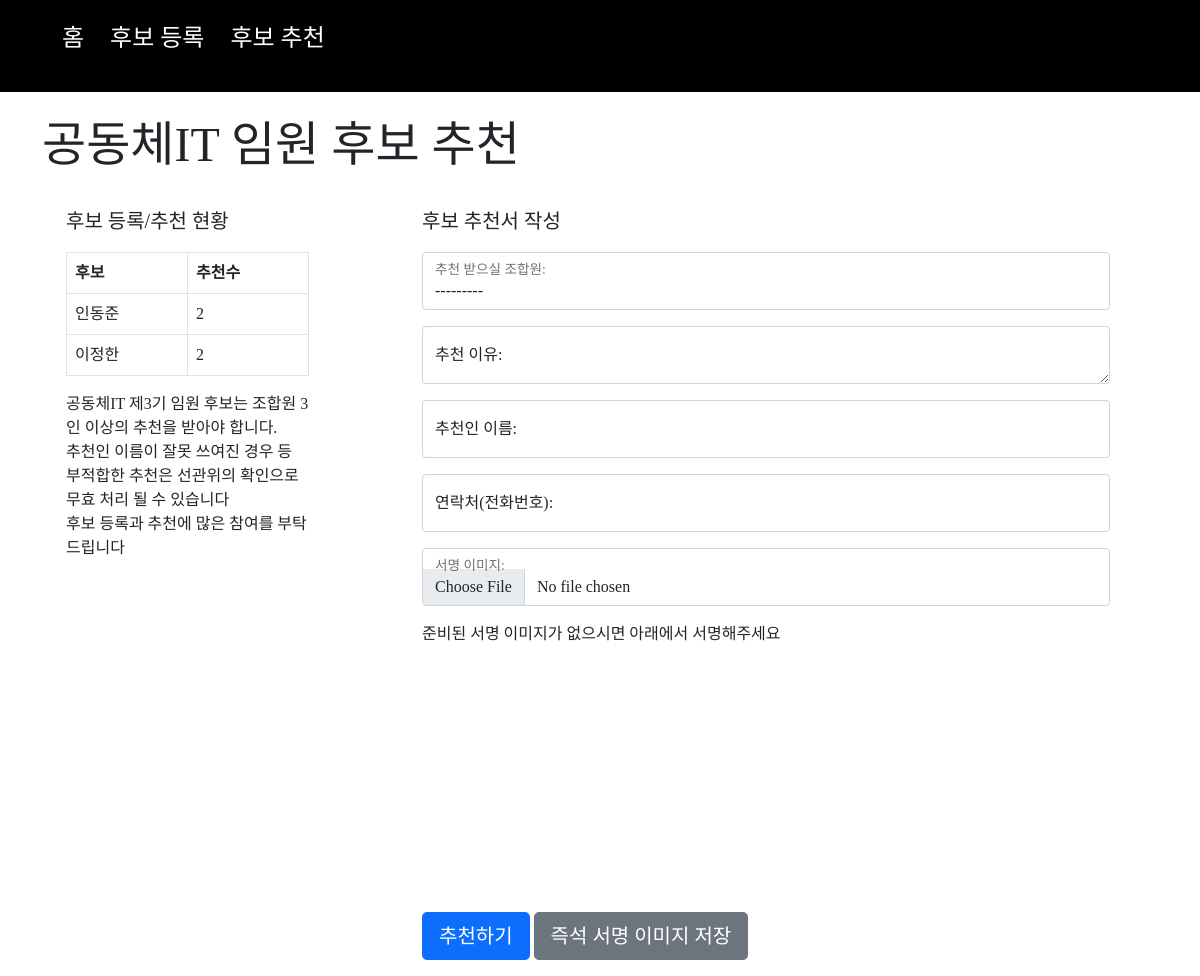
Screenshot of /candidates/recommend with the database file from the repository.
### candidates/models.py (models this page shows)
class Candidate(models.Model):
    candidate_name = models.CharField(max_length=64)
    resident_number = models.CharField(max_length=16, null=False, blank=False)
    address = models.CharField(max_length=128, null=False, blank=False)
    type = models.CharField(max_length=12, null=False, blank=False)
    pledge = models.TextField(default='', null=False, blank=False)
    contact = models.CharField(max_length=64, null=False, blank=False)
    career1 = models.CharField(max_length=64, null=False, blank=False)
    career2 = models.CharField(default='', max_length=64, null=True, blank=True)
    signature = models.FileField(blank=True, null=True, upload_to="uploads/candidates/%Y/%m")
    available = models.CharField(max_length=12, null=True, blank=True, default='접수')
    recommendation_count = models.IntegerField(default=0)
    created_at = models.DateTimeField(auto_now_add=True, null=False)
    def __str__(self):
        return self.candidate_name

### candidates/views.py (the view)
# urls.py: path('recommend', views.recommend, name='recommend'),
def recommend(request):
    message = ''
    if request.method == 'POST':
        form = RecommendationForm(request.POST, request.FILES)
        if form.is_valid():
            recommendation = form.save(commit=False)
            if recommendation.is_over():
                message = recommendation.recommender + '님의 추천가능수를 초과했습니다. 앞의 추천을 변경하시려면 선관위에 문의해주세요'
            elif recommendation.is_exists():
                message = recommendation.recommender + '님은 ' + recommendation.candidate.candidate_name + ' 후보를 이미 추천하셨습니다. 앞의 추천을 변경하시려면 선관위에 문의해주세요'
            else:
                recommendation.created_at = timezone.now()
                image_data = request.POST.get('new_signature_img', '')
                if not recommendation.signature:
                    if image_data != '':
                        filepath = getattr(settings, 'MEDIA_ROOT', None)
                        filename = filepath + '/' + 'new_sign_' + recommendation.recommender + '.png'
                        image_data = image_data[22:]
                        new_signature = open(filename, 'wb')
                        new_signature.write(base64.b64decode(image_data))
                        new_signature.close()
                        recommendation.signature = filename
                recommendation.save()
                message = recommendation.candidate.candidate_name + '님이 추천되었습니다.'
            form = RecommendationForm(initial={'recommender': recommendation.recommender, 'contact': recommendation.contact})
        else:
            message = '후보 추천에 실패했습니다. 다시 확인해주세요'
    else:
        form = RecommendationForm()
    candidates = Candidate.objects.all
    context = { 'form': form, 'message': message, 'candidates': candidates }
    return render(request, 'candidates/recommend.html', context)

### templates/candidates/recommend.html (shortened to what this page needs)
{% extends "layouts/layout.html" %}
{% block head_add %}
  <link href="/static/css/literallycanvas.css?{% now "U" %}" rel="stylesheet">
{% endblock %}
{% block content %}
<br>
<h1 class="display-5">공동체IT 임원 후보 추천</h1>
<br>
<div class="container row">
  <div class="col-sm-3">
    <p class="lead">후보 등록/추천 현황</p>
    <table class="table table-bordered">
      <tr>
        <th>후보</th><th>추천수</th>
      </tr>
      {% for candidate in candidates %}
      <tr>
        <td>{{ candidate }}</td><td>{{ candidate.recommendation_count }}</td>
      </tr>
      {% empty %}
      <tr>
        <td colspan="2">아직 등록한 후보자가 없습니다</td>
      </tr>
      {% endfor %}
    </table>
    <p>
      공동체IT 제3기 임원 후보는 조합원 3인 이상의 추천을 받아야 합니다. <br>
      추천인 이름이 잘못 쓰여진 경우 등 부적합한 추천은 선관위의 확인으로 무효 처리 될 수 있습니다
      <br>
      후보 등록과 추천에 많은 참여를 부탁드립니다</p>
  </div>
  <div class="col-sm-1"></div>
  <div class="col-sm-8">
    <p class="lead">후보 추천서 작성</p>
    <form id="recommendation_form" action="" class="form-horizontal" method="post" enctype="multipart/form-data">
      {% for field in form %}
      <div class="mb-3 form-floating">
        {{ field }}
        <label for="id_{{ field.name }}">{{ field.label_tag }}</label>
      </div>
      {% endfor %}
      <p>준비된 서명 이미지가 없으시면 아래에서 서명해주세요</p>
      <div class="new_signature"></div>
      <p>
        <button type="submit" id="recommend" class="btn btn-lg btn-primary">추천하기</button>
        <a download="sign.png" id="export_new_sign" class="btn btn-lg btn-secondary">즉석 서명 이미지 저장</a>
      </p>
    </form>
  </div>
</div>
{% endblock %}

### static/css/defaults.css (style rules this page uses)
body { font-family: nanumsquare; }
.new_signature { width: 500px; height: 250px; }

### rows the page displays
Candidate: candidate_name "인동준", recommendation_count "2"
Candidate: candidate_name "이정한", recommendation_count "2"
